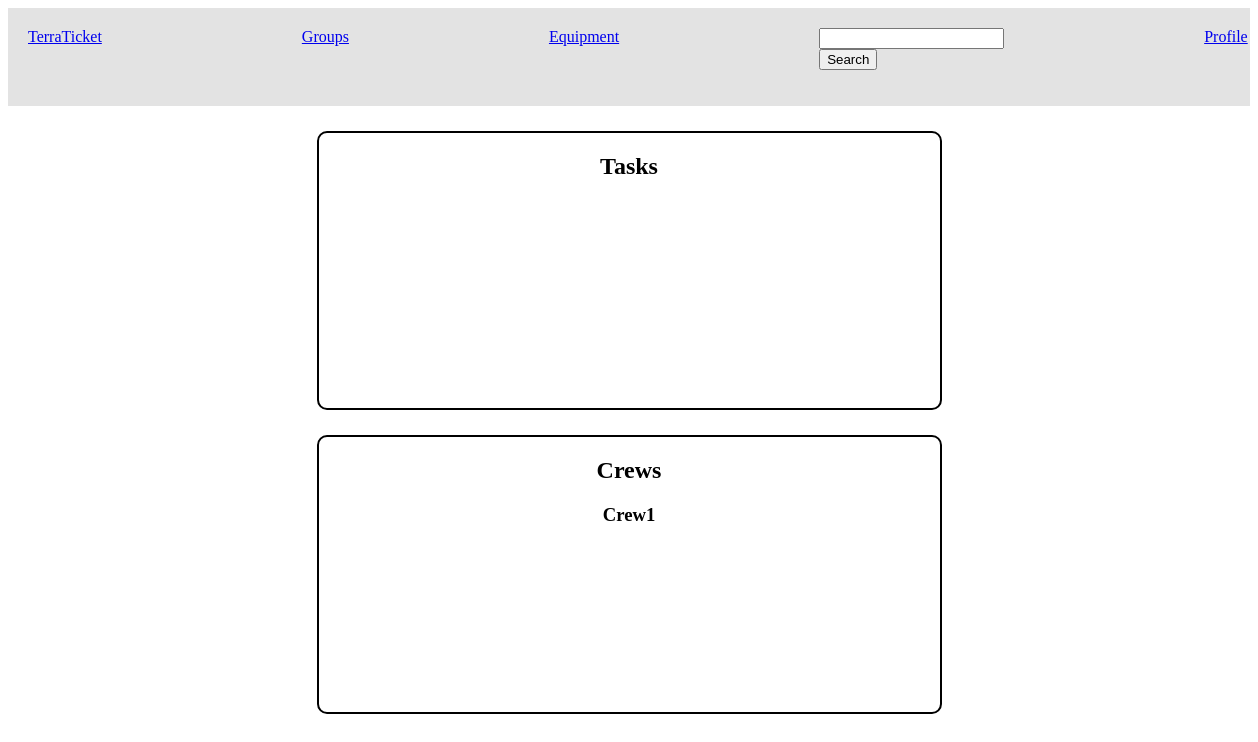
Before: /basic/homepage/ with the older database file.
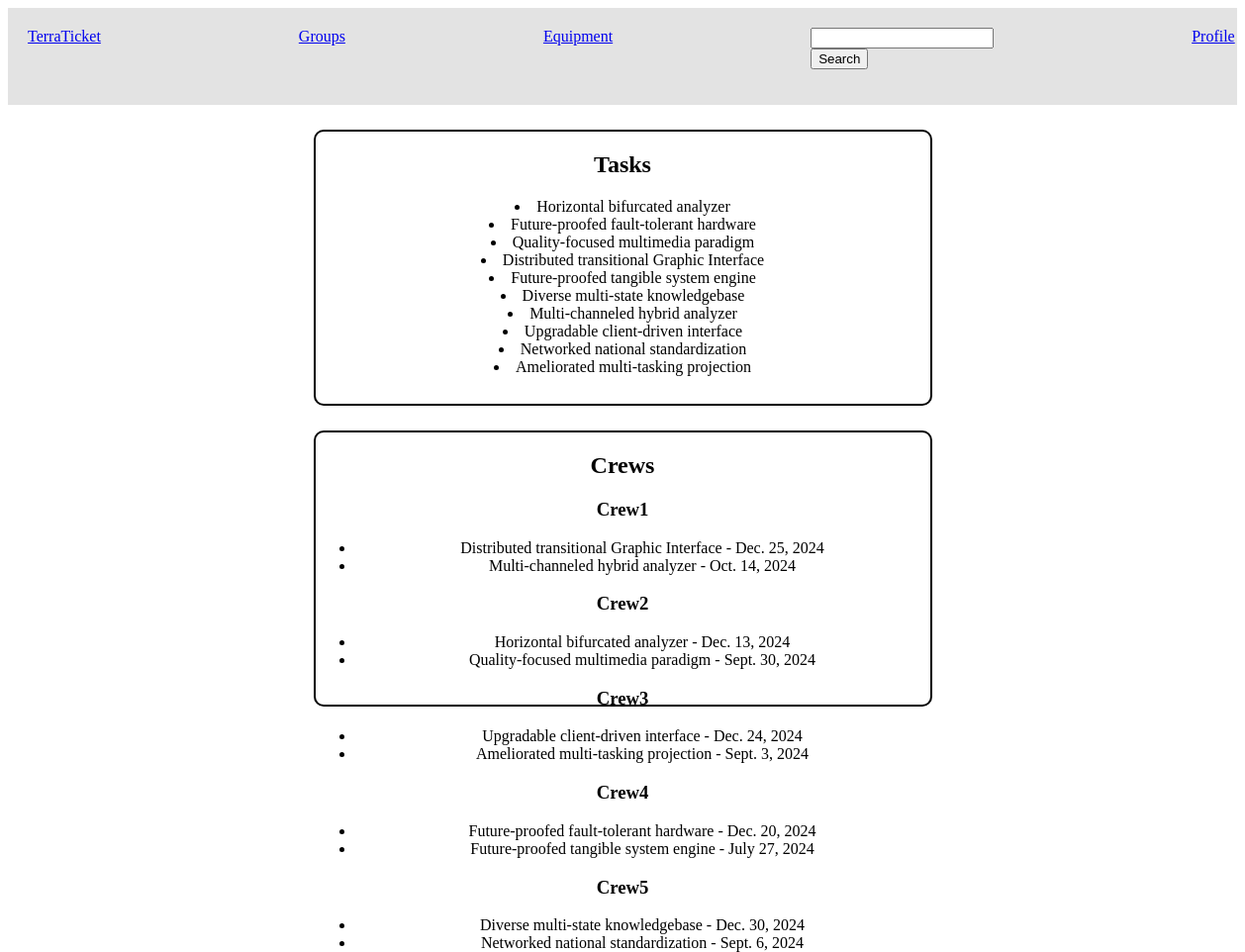
After: the same page with the newer database file.
### tasks/models.py (models this page shows, shortened)
class Crew(models.Model):
    crewName = models.CharField(max_length = 50)
    members = models.ManyToManyField(Member)

class Task(models.Model):
    name = models.CharField(max_length = 50)
    location = models.CharField(max_length = 50)
    description = models.TextField()
    assignedFrom = models.ForeignKey(Member, null=True, on_delete=models.SET_NULL)
    assignedTo = models.ForeignKey(Crew, null=True, on_delete=models.SET_NULL)
    status = models.IntegerField(default=0) # Better to use IntegerChoicesField here
    startDate = models.DateField()
    dueDate = models.DateField(null = True, blank = True)

### basic/views.py (the view)
# urls.py: path('homepage/', views.homepage, name="homepage")
def homepage(request):
    crew = Crew.objects.all()
    task = Task.objects.all()
    return render(request, 'basic/homepage.html', {
        'crew': crew,
        'task' : task
    })

### basic/templates/basic/homepage.html (shortened to what this page needs)
<html lang="en">
<head>
</head>
<body>
<nav class="navbar navbar-expand-lg navbar-light bg-light">
      <ul class="navbar-nav me-auto">
          <a class="nav-link" href="#">TerraTicket</a>
          <a class="nav-link" href="#">Groups</a>
          <a class="nav-link" href="#">Equipment</a>
            <form class="d-flex">
                <input class="form-control me-2" type="search" placeholder="" aria-label="Search">
                <button class="btn btn-outline-success" type="submit">Search</button>
              </form>
          <a class="nav-link" href="#">Profile</a>
      </ul>
</nav>
<div class="box" id="box1">
    <h2>Tasks</h2>
    {% for task in task %}
      <li>{{ task.name }}</li>
    {% endfor %}
  </div>
<div class="box" id="box2">
  <h2>Crews</h2>
  {% for crew in crew %}
  <h3>{{ crew.crewName }}</h3>
    <ul>
      {% for task in crew.task_set.all %}
          <li>{{ task.name }} - {{ task.dueDate }}</li>
      {% endfor %}
    </ul>
  {% endfor %}
</div>
</body>
</html>

### basic/templates/basic/homepage.html (style rules this page uses)
.navbar-nav { display: flex; flex-direction: row; background-color: #e3e3e3; gap: 200px; padding: 20px 20 }
.box { width: 1000px; height: 275px; border: 2px solid black; border-radius: 10px; margin: auto; margin-top: 25px; margin-bottom: 20px; width: 50%; text-align: center; }

Changed rows visible on the page:
added Task: name "Horizontal bifurcated analyzer", dueDate "Dec. 13, 2024"
added Task: name "Future-proofed fault-tolerant hardware", dueDate "Dec. 20, 2024"
added Task: name "Quality-focused multimedia paradigm", dueDate "Sept. 30, 2024"
added Task: name "Distributed transitional Graphic Interface", dueDate "Dec. 25, 2024"
added Task: name "Future-proofed tangible system engine", dueDate "July 27, 2024"
added Task: name "Diverse multi-state knowledgebase", dueDate "Dec. 30, 2024"
added Task: name "Multi-channeled hybrid analyzer", dueDate "Oct. 14, 2024"
added Task: name "Upgradable client-driven interface", dueDate "Dec. 24, 2024"
added Task: name "Networked national standardization", dueDate "Sept. 6, 2024"
added Task: name "Ameliorated multi-tasking projection", dueDate "Sept. 3, 2024"
added Crew: crewName "Crew2"
added Crew: crewName "Crew3"
added Crew: crewName "Crew4"
added Crew: crewName "Crew5"
